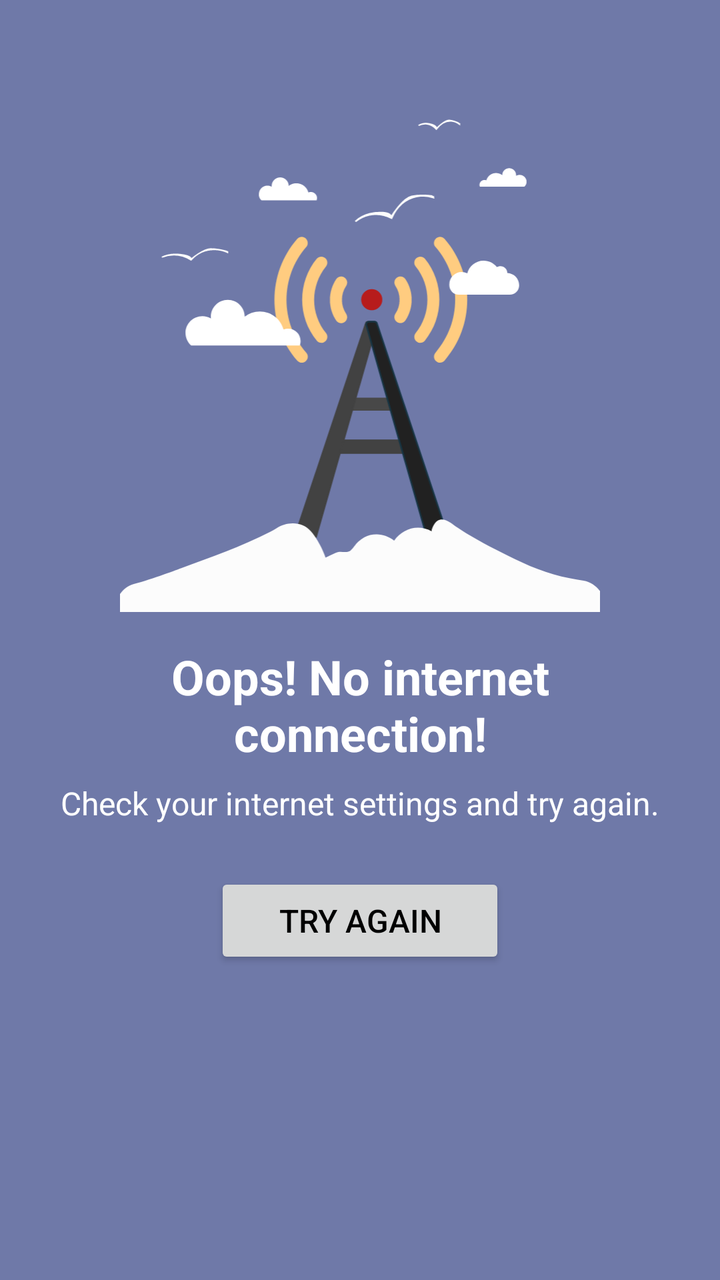
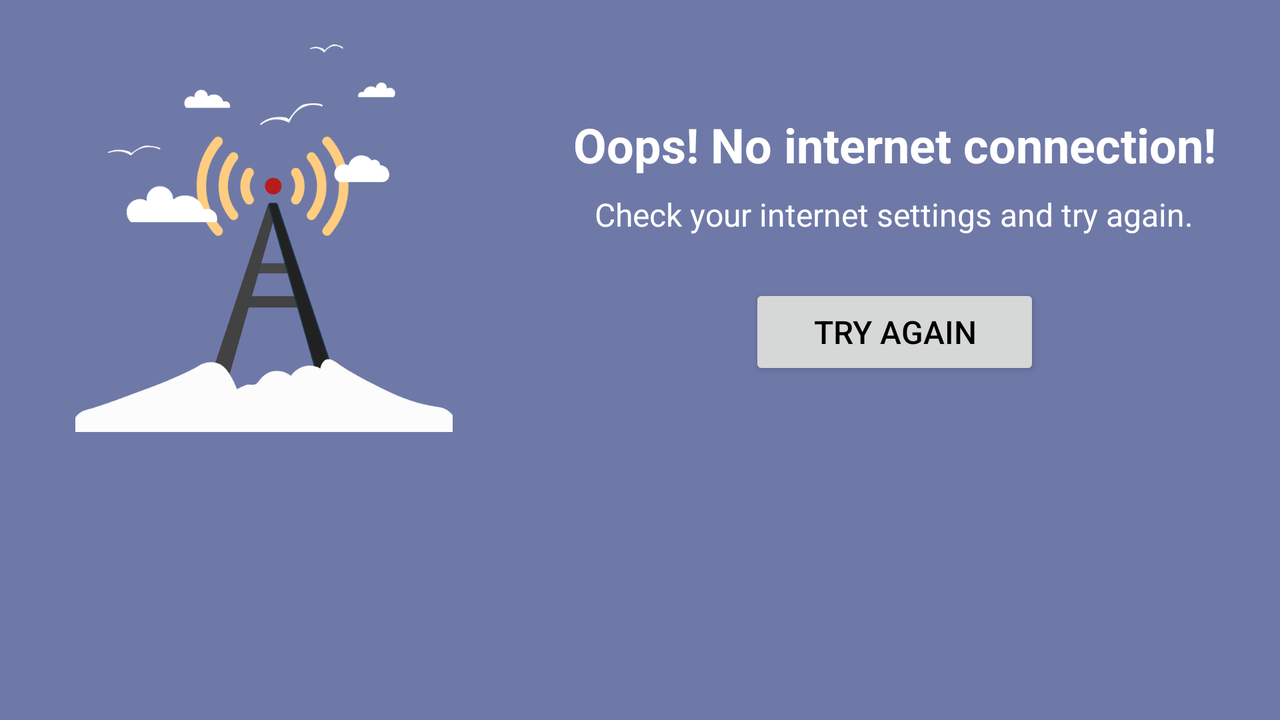

Two renders of one Android screen. The first uses the default layout on a phone; the second uses the alternative layout the repository ships for a different screen configuration, on a matching device. The two XML files are below.
<!-- AndroidManifest.xml: application theme AppTheme -->
<!-- res/layout/no_internet.xml -->
<?xml version="1.0" encoding="utf-8"?>
<LinearLayout xmlns:android="http://schemas.android.com/apk/res/android"
    xmlns:app="http://schemas.android.com/apk/res-auto"
    android:id="@+id/no_internet_view"
    android:layout_width="match_parent"
    android:layout_height="match_parent"
    android:layout_gravity="center"
    android:background="@color/colorAccent"
    android:gravity="center_horizontal"
    android:orientation="vertical"
    android:padding="@dimen/no_internet_padding">

    <ImageView
        android:id="@+id/error_img"
        android:layout_width="@dimen/no_internet_image_width"
        android:layout_height="wrap_content"
        android:layout_marginTop="@dimen/no_favorites_top_margin"
        android:adjustViewBounds="true"
        android:gravity="center_horizontal"
        android:contentDescription="@string/content_desc_no_internet_icon"
        app:srcCompat="@drawable/no_internet_svg_img" />

    <TextView
        android:id="@+id/no_internet_header"
        android:layout_width="match_parent"
        android:layout_height="wrap_content"
        android:layout_marginTop="8dp"
        android:gravity="center_horizontal"
        android:padding="8dp"
        android:text="@string/no_internet_title_text"
        android:textAppearance="?android:attr/textAppearanceSmall"
        android:textColor="@color/primaryTextColor"
        android:textSize="@dimen/no_favorites_header_text_size"
        android:textStyle="bold"
        app:fontFamily="@font/shadows_into_light_res" />

    <TextView
        android:id="@+id/check_settings"
        android:layout_width="match_parent"
        android:layout_height="wrap_content"
        android:gravity="center_horizontal"
        android:text="@string/no_internet_subheader_text"
        android:textAppearance="?android:attr/textAppearanceSmall"
        android:textColor="@color/primaryTextColor"
        android:textSize="@dimen/no_favorites_message_text_size" />

    <Button
        android:id="@+id/btn_try_again"
        android:layout_width="wrap_content"
        android:layout_height="wrap_content"
        android:layout_marginTop="24dp"
        android:paddingEnd="32dp"
        android:paddingLeft="32dp"
        android:paddingRight="32dp"
        android:paddingStart="32dp"
        android:text="@string/try_again_label"
        android:textColor="@color/secondaryTextColor"
        android:textSize="16sp" />

</LinearLayout>
<!-- resources referenced by this layout -->
<resources>
  <color name="colorAccent">#6f79a8</color>
  <color name="primaryTextColor">#ffffff</color>
  <color name="secondaryTextColor">#000000</color>
  <dimen name="no_favorites_header_text_size">24sp</dimen>
  <dimen name="no_favorites_message_text_size">16sp</dimen>
  <dimen name="no_favorites_top_margin">36dp</dimen>
  <dimen name="no_internet_image_width">240dp</dimen>
  <dimen name="no_internet_padding">16dp</dimen>
  <!-- drawable no_internet_svg_img: vector/xml drawable (drawable, 6364 chars, omitted) -->
  <string name="content_desc_no_internet_icon">No internet icon</string>
  <string name="no_internet_subheader_text">Check your internet settings and try again.</string>
  <string name="no_internet_title_text">Oops! No internet connection!</string>
  <string name="try_again_label">Try Again</string>
  <style name="AppTheme" parent="Theme.AppCompat.Light.NoActionBar">
          
          <item name="colorPrimary">@color/colorPrimary</item>
          <item name="colorPrimaryDark">@color/colorPrimaryDark</item>
          <item name="colorAccent">@color/colorAccent</item>
          <item name="android:colorBackground">@color/colorPrimaryDark</item>
      </style>
  <color name="colorPrimary">#212121</color>
  <color name="colorPrimaryDark">#000000</color>
</resources>
<!-- res/layout-land/no_internet.xml (the author's variant of the layout above) -->
<!-- drawn on the phone turned sideways -->
<?xml version="1.0" encoding="utf-8"?>
<RelativeLayout xmlns:android="http://schemas.android.com/apk/res/android"
    xmlns:app="http://schemas.android.com/apk/res-auto"
    android:id="@+id/no_internet_view"
    android:layout_width="match_parent"
    android:layout_height="match_parent"
    android:layout_centerInParent="true"
    android:background="@color/colorAccent"
    android:paddingBottom="@dimen/no_internet_padding_vertical"
    android:paddingLeft="@dimen/no_internet_padding_horizontal"
    android:paddingRight="@dimen/no_internet_padding_horizontal"
    android:paddingTop="@dimen/no_internet_padding_vertical">

    <ImageView
        android:id="@+id/error_img"
        android:layout_width="@dimen/no_internet_img_dimens_land"
        android:layout_height="@dimen/no_internet_img_dimens_land"
        android:layout_alignParentLeft="true"
        android:layout_alignParentStart="true"
        android:layout_alignParentTop="true"
        android:adjustViewBounds="true"
        android:contentDescription="@string/content_desc_no_internet_icon"
        app:srcCompat="@drawable/no_internet_svg_img" />

    <LinearLayout
        android:layout_width="wrap_content"
        android:layout_height="wrap_content"
        android:layout_alignParentEnd="true"
        android:layout_alignParentRight="true"
        android:layout_marginTop="@dimen/no_internet_text_margin_top"
        android:gravity="center_horizontal"
        android:orientation="vertical"
        android:paddingTop="24dp">

        <TextView
            android:id="@+id/no_internet_header"
            android:layout_width="wrap_content"
            android:layout_height="wrap_content"
            android:layout_marginBottom="8dp"
            android:layout_marginTop="@dimen/no_internet_text_margin_top"
            android:gravity="center_horizontal"

            android:text="@string/no_internet_title_text"
            android:textAppearance="?android:attr/textAppearanceSmall"
            android:textColor="@color/primaryTextColor"
            android:textSize="@dimen/no_favorites_header_text_size"
            android:textStyle="bold"
            app:fontFamily="@font/shadows_into_light_res" />

        <TextView
            android:id="@+id/check_settings"
            android:layout_width="wrap_content"
            android:layout_height="wrap_content"
            android:gravity="center_horizontal"
            android:text="@string/no_internet_subheader_text"
            android:textAppearance="?android:attr/textAppearanceSmall"
            android:textColor="@color/primaryTextColor"
            android:textSize="16sp" />

        <Button
            android:id="@+id/btn_try_again"
            android:layout_width="wrap_content"
            android:layout_height="wrap_content"
            android:layout_marginTop="24dp"
            android:paddingEnd="32dp"
            android:paddingLeft="32dp"
            android:paddingRight="32dp"
            android:paddingStart="32dp"
            android:text="@string/try_again_label"
            android:textColor="@color/secondaryTextColor"
            android:textSize="16sp" />

    </LinearLayout>
</RelativeLayout>
<!-- resources referenced by the variant -->
<!-- as the phone turned sideways resolves them -->
<resources>
  <color name="colorAccent">#6f79a8</color>
  <color name="primaryTextColor">#ffffff</color>
  <color name="secondaryTextColor">#000000</color>
  <dimen name="no_favorites_header_text_size">24sp</dimen>
  <dimen name="no_internet_img_dimens_land">200dp</dimen>
  <!-- from res/values-land/ -->
  <dimen name="no_internet_padding_horizontal">32dp</dimen>
  <!-- from res/values-land/ -->
  <dimen name="no_internet_padding_vertical">16dp</dimen>
  <dimen name="no_internet_text_margin_top">8dp</dimen>
  <!-- drawable no_internet_svg_img: vector/xml drawable (drawable, 6364 chars, omitted) -->
  <string name="content_desc_no_internet_icon">No internet icon</string>
  <string name="no_internet_subheader_text">Check your internet settings and try again.</string>
  <string name="no_internet_title_text">Oops! No internet connection!</string>
  <string name="try_again_label">Try Again</string>
  <style name="AppTheme" parent="Theme.AppCompat.Light.NoActionBar">
          
          <item name="colorPrimary">@color/colorPrimary</item>
          <item name="colorPrimaryDark">@color/colorPrimaryDark</item>
          <item name="colorAccent">@color/colorAccent</item>
          <item name="android:colorBackground">@color/colorPrimaryDark</item>
      </style>
  <color name="colorPrimary">#212121</color>
  <color name="colorPrimaryDark">#000000</color>
</resources>
